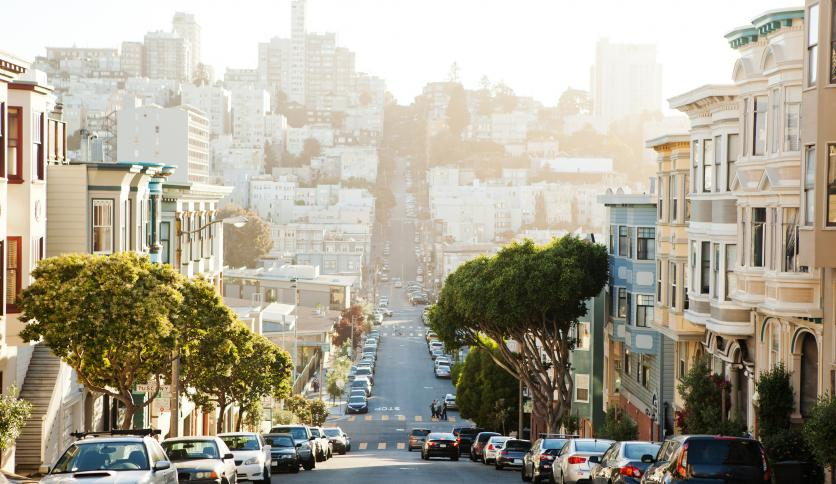
#> input picture basics/data/images/city.jpg, 836 x 484 px
$ python image_filtering.py
#> lines starting #> are read from the running program, lines starting #| are printed output that depends on the picture; after the words box and inside, x2 and y2 are one past the last pixel; in counts of white or black regions, pixels touching at a corner belong together
### basics/basic_functions/helpers.py
import cv2 as cv
import numpy as np

def show_img(img, img_name: str = "Image"):
    cv.imshow(img_name, img)
    cv.waitKey(0)
    cv.destroyAllWindows()

### basics/image_filtering.py
import cv2 as cv
import numpy as np
from basic_functions.read_data import read_img, read_video
from basic_functions.helpers import show_img

if __name__ == "__main__":
    img_path = "data/images/city.jpg"

    # Reading image
    img = cv.imread(img_path)
#> img is the input picture: shape (484, 836, 3); mean B, G, R 149.2, 165.2, 170.9

    # Blurring
    blur = cv.GaussianBlur(img, (3, 3), cv.BORDER_DEFAULT)

    img_blur = np.hstack((img, blur))
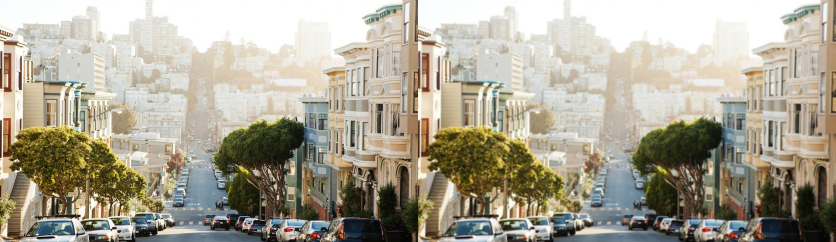
#> img_blur: shape (484, 1672, 3) (shown at 1/2 size); mean B, G, R 149.2, 165.2, 170.9
    show_img("Image and Blur image", img_blur)

    # Edge Cascade
    canny_img = cv.Canny(img, 125, 175)
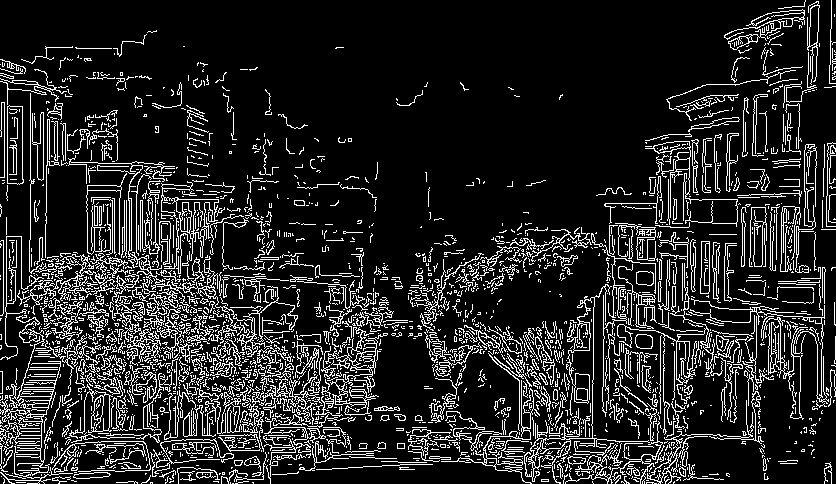
#> canny_img: shape (484, 836); 14.4% white in thin lines or dots
    canny_blur = cv.Canny(blur, 125, 175)
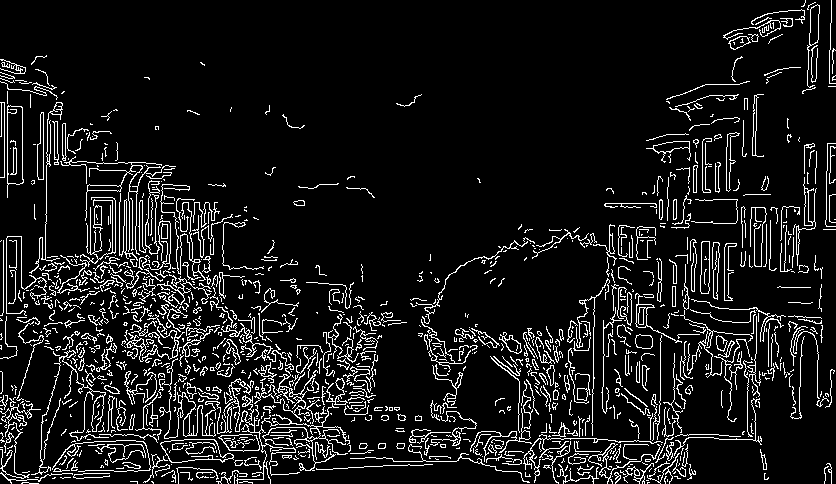
#> canny_blur: shape (484, 836); 9.4% white in thin lines or dots

    canny = np.hstack((canny_img, canny_blur))
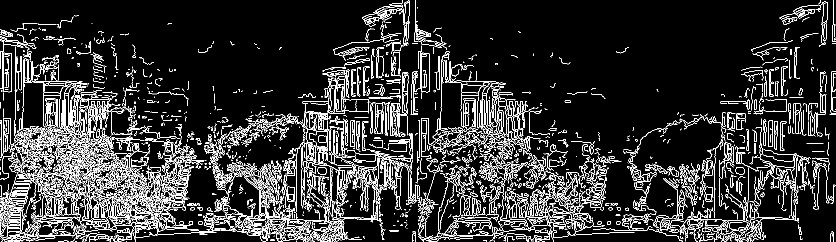
#> canny: shape (484, 1672) (shown at 1/2 size); 11.9% white in thin lines or dots
    show_img("Canny edges on Image and Blur", canny)

    # Image dilation
    dilated = cv.dilate(canny_blur, (7, 7), iterations=3)
#> dilated: shape (484, 836); 21.9% white; 209 white regions (38 under 20 px), largest, box (x1, y1, x2, y2) and area: (0, 59, 786, 484) 66016, (523, 326, 564, 426) 1366, (723, 0, 806, 53) 1271

    canny_dilated = np.hstack((canny_blur, dilated))
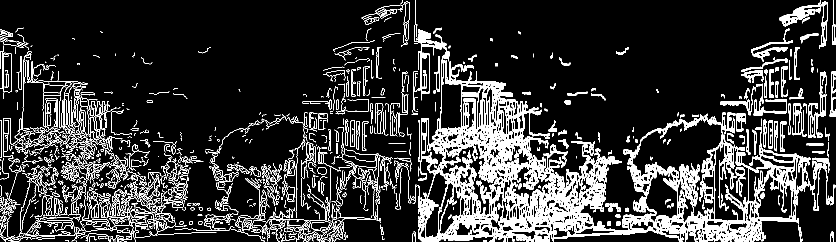
#> canny_dilated: shape (484, 1672) (shown at 1/2 size); 15.6% white; 1347 white regions (759 under 20 px), largest, box (x1, y1, x2, y2) and area: (829, 0, 1622, 484) 66117, (1359, 326, 1400, 426) 1366, (1559, 0, 1642, 53) 1271
    show_img("Dilated Canny edges", canny_dilated)

    # Image erosion
    eroded = cv.erode(dilated, (7, 7), iterations=3)
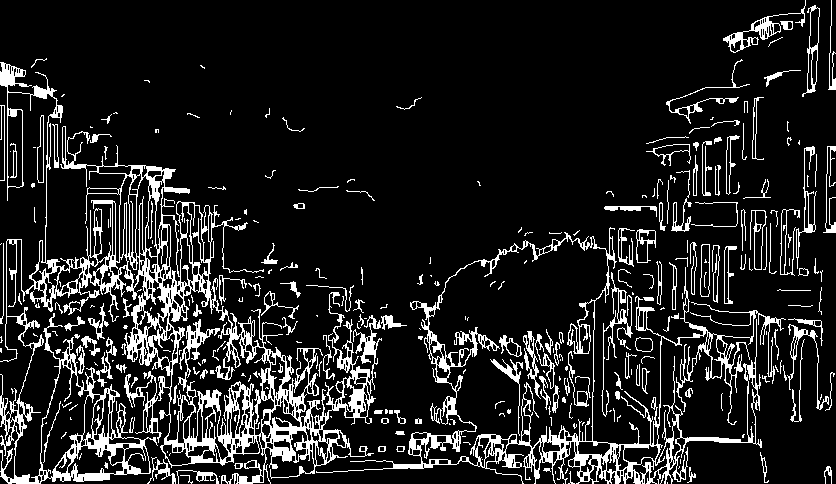
#> eroded: shape (484, 836); 13.1% white; 325 white regions (171 under 20 px), largest, box (x1, y1, x2, y2) and area: (0, 62, 382, 484) 24764, (316, 227, 786, 484) 11203, (601, 272, 633, 417) 643

    results = np.hstack((np.hstack((canny_blur, dilated)), eroded))
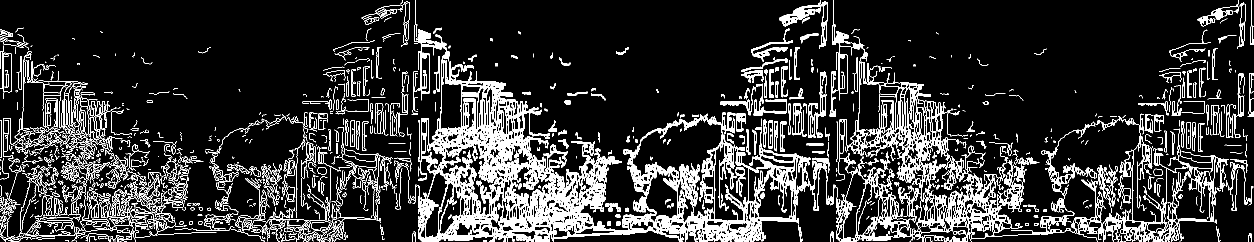
#> results: shape (484, 2508) (shown at 1/2 size); 14.8% white; 1670 white regions (930 under 20 px), largest, box (x1, y1, x2, y2) and area: (829, 0, 1622, 484) 66117, (1664, 0, 2054, 484) 24982, (1988, 227, 2458, 484) 11203
    show_img("Blur - Dilated - Eroded", results)
